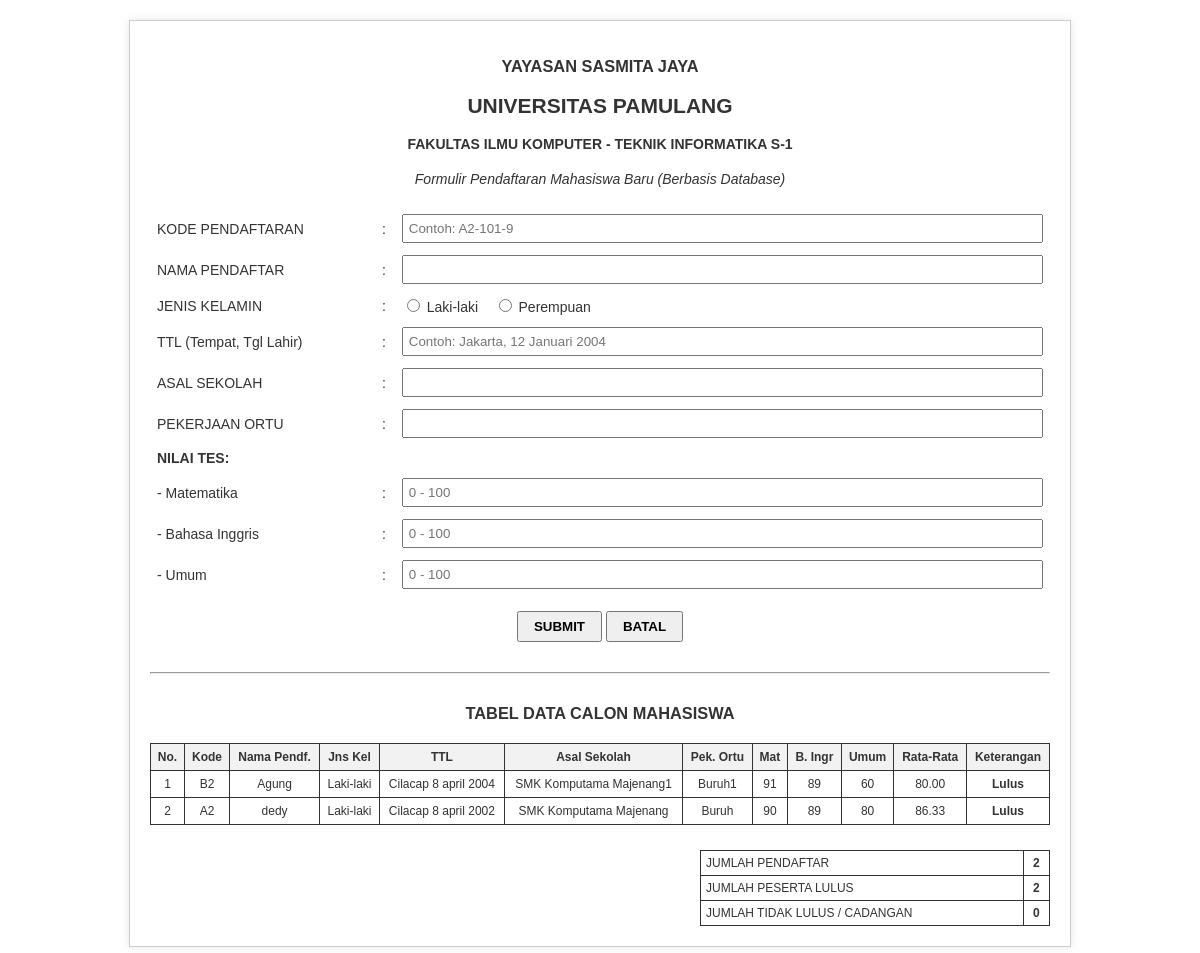
The page /Tugas_uts/index.php on the database its author committed.
### tables this page shows
CREATE TABLE `calon_mhs` (
  `id` int(11) NOT NULL,
  `kode_pendaftaran` varchar(20) NOT NULL,
  `nama_pendaftar` varchar(100) NOT NULL,
  `jenis_kelamin` enum('Laki-laki','Perempuan') NOT NULL,
  `ttl` varchar(100) NOT NULL,
  `asal_sekolah` varchar(100) NOT NULL,
  `pekerjaan_ortu` varchar(100) NOT NULL,
  `nilai_matematika` float NOT NULL,
  `nilai_b_inggris` float NOT NULL,
  `nilai_umum` float NOT NULL,
  `rata_rata` float NOT NULL,
  `keterangan` varchar(50) NOT NULL,
  `created_at` timestamp NOT NULL DEFAULT CURRENT_TIMESTAMP
);

### Tugas_uts/index.php (the view, shortened to what this page needs)
<?php
$host = "localhost";
$user = "root";
$pass = "";
$db   = "db_pendaftaran";
$koneksi = mysqli_connect($host, $user, $pass, $db);
?>
<!DOCTYPE html>
<html lang="id">
<head>
</head>
<body>
<div class="container">
    <div class="header-title">
        <h3>YAYASAN SASMITA JAYA</h3>
        <h2>UNIVERSITAS PAMULANG</h2>
        <h4>FAKULTAS ILMU KOMPUTER - TEKNIK INFORMATIKA S-1</h4>
        <p><i>Formulir Pendaftaran Mahasiswa Baru (Berbasis Database)</i></p>
    </div>
    <form action="" method="POST">
        <table class="form-table">
            <tr>
                <td width="25%">KODE PENDAFTARAN</td>
                <td width="2%()">:</td>
                <td><input type="text" name="kode_pendaftaran" placeholder="Contoh: A2-101-9" required></td>
            </tr>
            <tr>
                <td>NAMA PENDAFTAR</td>
                <td>:</td>
                <td><input type="text" name="nama_pendaftar" required></td>
            </tr>
            <tr>
                <td>JENIS KELAMIN</td>
                <td>:</td>
                <td>
                    <input type="radio" name="jenis_kelamin" value="Laki-laki" required> Laki-laki &nbsp;&nbsp;
                    <input type="radio" name="jenis_kelamin" value="Perempuan" required> Perempuan
                </td>
            </tr>
            <tr>
                <td>TTL (Tempat, Tgl Lahir)</td>
                <td>:</td>
                <td><input type="text" name="ttl" placeholder="Contoh: Jakarta, 12 Januari 2004" required></td>
            </tr>
            <tr>
                <td>ASAL SEKOLAH</td>
                <td>:</td>
                <td><input type="text" name="asal_sekolah" required></td>
            </tr>
            <tr>
                <td>PEKERJAAN ORTU</td>
                <td>:</td>
                <td><input type="text" name="pekerjaan_ortu" required></td>
            </tr>
            <tr>
                <td colspan="3"><strong>NILAI TES:</strong></td>
            </tr>
            <tr>
                <td>- Matematika</td>
                <td>:</td>
                <td><input type="text" name="nilai_matematika" placeholder="0 - 100" required></td>
            </tr>
            <tr>
                <td>- Bahasa Inggris</td>
                <td>:</td>
                <td><input type="text" name="nilai_b_inggris" placeholder="0 - 100" required></td>
            </tr>
            <tr>
                <td>- Umum</td>
                <td>:</td>
                <td><input type="text" name="nilai_umum" placeholder="0 - 100" required></td>
            </tr>
        </table>
        <div class="btn-group">
            <input type="submit" name="submit" value="SUBMIT">
            <input type="reset" value="BATAL">
        </div>
    </form>
    <hr style="margin: 30px 0;">
    <h3>TABEL DATA CALON MAHASISWA</h3>
    <table class="data-table">
        <thead>
            <tr>
                <th>No.</th>
                <th>Kode</th>
                <th>Nama Pendf.</th>
                <th>Jns Kel</th>
                <th>TTL</th>
                <th>Asal Sekolah</th>
                <th>Pek. Ortu</th>
                <th>Mat</th>
                <th>B. Ingr</th>
                <th>Umum</th>
                <th>Rata-Rata</th>
                <th>Keterangan</th>
            </tr>
        </thead>
        <tbody>
            <?php
            $sql_tampil = "SELECT * FROM calon_mhs ORDER BY id DESC";
            $result = mysqli_query($koneksi, $sql_tampil);
            $no = 1;
            $jml_pendaftar = 0;
            $jml_lulus = 0;
            $jml_tidak_lulus = 0;
            if (mysqli_num_rows($result) > 0) {
                while ($row = mysqli_fetch_assoc($result)) {
                    $jml_pendaftar++;
                    if ($row['keterangan'] == 'Lulus') {
                        $jml_lulus++;
                    } else {
                        $jml_tidak_lulus++;
                    }
            ?>
            <tr>
                <td><?= $no++; ?></td>
                <td><?= htmlspecialchars($row['kode_pendaftaran']); ?></td>
                <td><?= htmlspecialchars($row['nama_pendaftar']); ?></td>
                <td><?= htmlspecialchars($row['jenis_kelamin']); ?></td>
                <td><?= htmlspecialchars($row['ttl']); ?></td>
                <td><?= htmlspecialchars($row['asal_sekolah']); ?></td>
                <td><?= htmlspecialchars($row['pekerjaan_ortu']); ?></td>
                <td><?= $row['nilai_matematika']; ?></td>
                <td><?= $row['nilai_b_inggris']; ?></td>
                <td><?= $row['nilai_umum']; ?></td>
                <td><?= number_format($row['rata_rata'], 2); ?></td>
                <td><strong><?= $row['keterangan']; ?></strong></td>
            </tr>
            <?php
                }
            } else {
                echo "<tr><td colspan='12' style='text-align:center;'>Belum ada data pendaftaran.</td></tr>";
            }
            ?>
        </tbody>
    </table>
    <div style="overflow: hidden; margin-top: 10px;">
        <table class="summary-box" align="right">
            <tr>
                <td>JUMLAH PENDAFTAR</td>
                <td align="center"><strong><?= $jml_pendaftar; ?></strong></td>
            </tr>
            <tr>
                <td>JUMLAH PESERTA LULUS</td>
                <td align="center"><strong><?= $jml_lulus; ?></strong></td>
            </tr>
            <tr>
                <td>JUMLAH TIDAK LULUS / CADANGAN</td>
                <td align="center"><strong><?= $jml_tidak_lulus; ?></strong></td>
            </tr>
        </table>
    </div>
</div>
</body>
</html>

### Tugas_uts/index.php (style rules this page uses)
body { font-family: Arial, sans-serif; margin: 20px; font-size: 14px; color: #333; }
h2, h3 { text-align: center; }
.header-title { text-align: center; margin-bottom: 20px; }
.container { max-width: 900px; margin: 0 auto; background: #fff; padding: 20px; border: 1px solid #ccc; box-shadow: 0 0 10px rgba(0,0,0,0.1); }
table.form-table { width: 100%; margin-bottom: 15px; }
table.form-table td { padding: 5px; }
input[type="text"], select { width: 100%; padding: 5px; box-sizing: border-box; }
.btn-group { text-align: center; margin-top: 10px; }
input[type="submit"], input[type="reset"] { padding: 6px 15px; font-weight: bold; cursor: pointer; }
table.data-table { width: 100%; border-collapse: collapse; margin-top: 20px; font-size: 12px; }
table.data-table th, table.data-table td { border: 1px solid #333; padding: 6px; text-align: center; }
table.data-table th { background-color: #f2f2f2; }
.summary-box { margin-top: 15px; width: 350px; float: right; border-collapse: collapse; font-size: 12px; }
.summary-box td { border: 1px solid #333; padding: 5px; }

### rows shown on the page
calon_mhs: kode_pendaftaran "B2", nama_pendaftar "Agung", jenis_kelamin "Laki-laki", ttl "Cilacap 8 april 2004", asal_sekolah "SMK Komputama Majenang1", pekerjaan_ortu "Buruh1", nilai_matematika "91", nilai_b_inggris "89", nilai_umum "60", rata_rata "80.00", keterangan "Lulus"
calon_mhs: kode_pendaftaran "A2", nama_pendaftar "dedy", jenis_kelamin "Laki-laki", ttl "Cilacap 8 april 2002", asal_sekolah "SMK Komputama Majenang", pekerjaan_ortu "Buruh", nilai_matematika "90", nilai_b_inggris "89", nilai_umum "80", rata_rata "86.33", keterangan "Lulus"

### other values the page prints
$jml_pendaftar "2"
$jml_lulus "2"
$jml_tidak_lulus "0"
